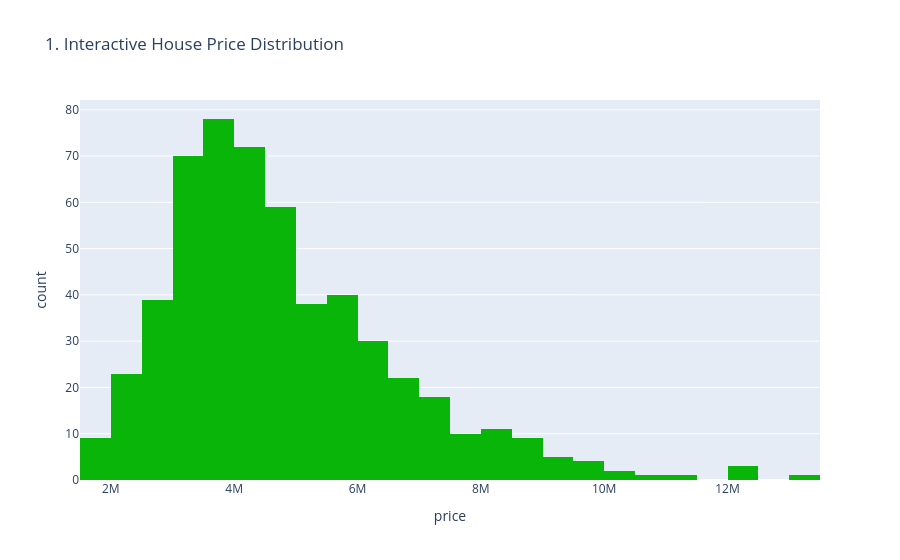

Here is the notebook cell this chart was saved with:
### Markdown cell above
# BONUS Exploratory Analysis: INTERACTIVE DASHBOARDS (Plotly) for More Insights

### Code cell
import plotly.express as px
# 1. The Interactive Histogram
# Hover over bars to see exactly how many houses fall in each price bracket.
fig1 = px.histogram(df, x="price", nbins=50, 
                    title="1. Interactive House Price Distribution",
                    color_discrete_sequence=['#09B509'])
fig1.show()

### Figure 1 — Plotly figure (JSON) as saved in the notebook; plotly's stock layout.template omitted (floating-point values rounded to 4 significant figures; data arrays with more than 128 entries replaced by an {"elided": "..."} marker saying what was removed)
{"data": [{"bingroup": "x", "hovertemplate": "price=%{x}<br>count=%{y}<extra></extra>", "legendgroup": "", "marker": {"color": "#09B509", "pattern": {"shape": ""}}, "name": "", "nbinsx": 50, "orientation": "v", "showlegend": false, "type": "histogram", "x": {"elided": "545 int values"}, "xaxis": "x", "yaxis": "y"}], "layout": {"barmode": "relative", "legend": {"tracegroupgap": 0}, "title": {"text": "1. Interactive House Price Distribution"}, "xaxis": {"anchor": "y", "domain": [0, 1], "title": {"text": "price"}}, "yaxis": {"anchor": "x", "domain": [0, 1], "title": {"text": "count"}}}}
